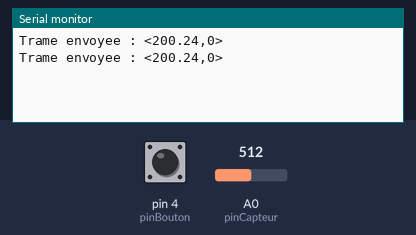
Recording of a sketch running on a simulated Arduino Uno, built with avr-gcc and run on an emulated ATmega328P. Parts: the last lines printed to the serial monitor. Inputs (shaded band) come from the test bench; at power-on: A0 (pinCapteur) = 512, pin 4 (pinBouton) HIGH.

Above: at 1.8 s.
1.9 s: A0 (pinCapteur) set to 716
At 2.5 s:
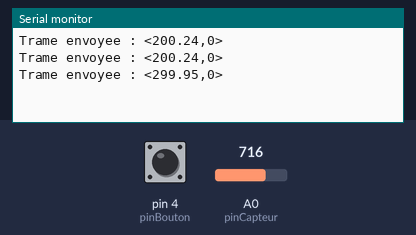
3.4 s: pin 4 (pinBouton) pulled LOW for 1.25 s
At 4.9 s:
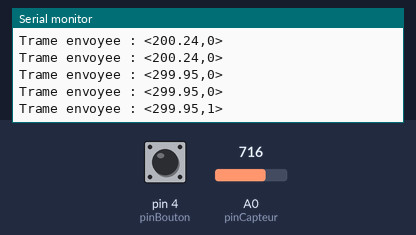
6.1 s: A0 (pinCapteur) set to 900
At 6.9 s:
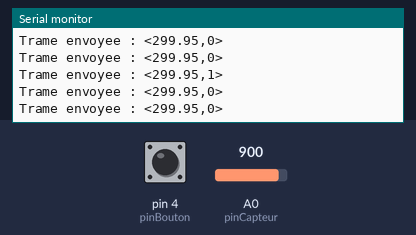
7.6 s: pin 4 (pinBouton) pulled LOW for 1.25 s
At 8.9 s:
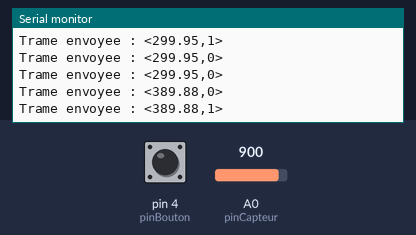
Timing chart, 0 to 10.6 s (numbered marks = the images above; inputs shaded):
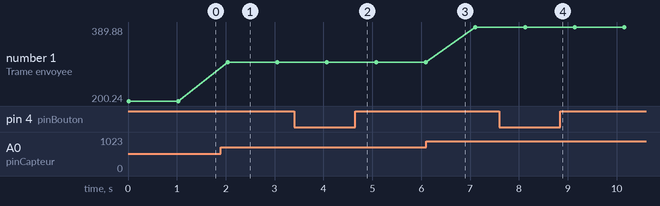

Measured:
- after the input at 1.9 s, the serial monitor: prints a new line after 0.14 s (image 1)
- after the input at 3.4 s, the serial monitor: prints a new line after 0.67 s (image 2)
- after the input at 7.6 s, the serial monitor: prints a new line after 0.52 s (image 4)
- plotted number 1: 200.24 → 299.95 after the input at 1.9 s, 299.95 → 389.88 after the input at 6.1 s

The sketch:

projet51.ino
```cpp
#include <SoftwareSerial.h>

// Création du port série virtuel (RX=2, TX=3)
SoftwareSerial liaisonRadio(2, 3);

const int pinCapteur = A0;
const int pinBouton = 4;

void setup() {
  Serial.begin(9600); // Pour le débogage sur PC
  liaisonRadio.begin(9600); // La vitesse de la liaison "Radio"

  pinMode(pinBouton, INPUT_PULLUP);
}

void loop() {
  // 1. Lecture de la Température
  int valeurBrute = analogRead(pinCapteur);
  float tension = valeurBrute * (5.0 / 1023.0);
  float temperature = (tension - 0.5) * 100.0;

  // 2. Lecture du Bouton (Inversé car PULLUP : appuyé = LOW)
  int etatBouton = !digitalRead(pinBouton);

  // 3. Construction et envoi de la trame de données
  // Format attendu : <25.50,1>
  liaisonRadio.print("<");
  liaisonRadio.print(temperature);
  liaisonRadio.print(",");
  liaisonRadio.print(etatBouton);
  liaisonRadio.println(">"); // println ajoute un saut de ligne

  // Débogage local
  Serial.print("Trame envoyee : <");
  Serial.print(temperature);
  Serial.print(",");
  Serial.print(etatBouton);
  Serial.println(">");

  delay(1000); // Envoi toutes les secondes
}
```
